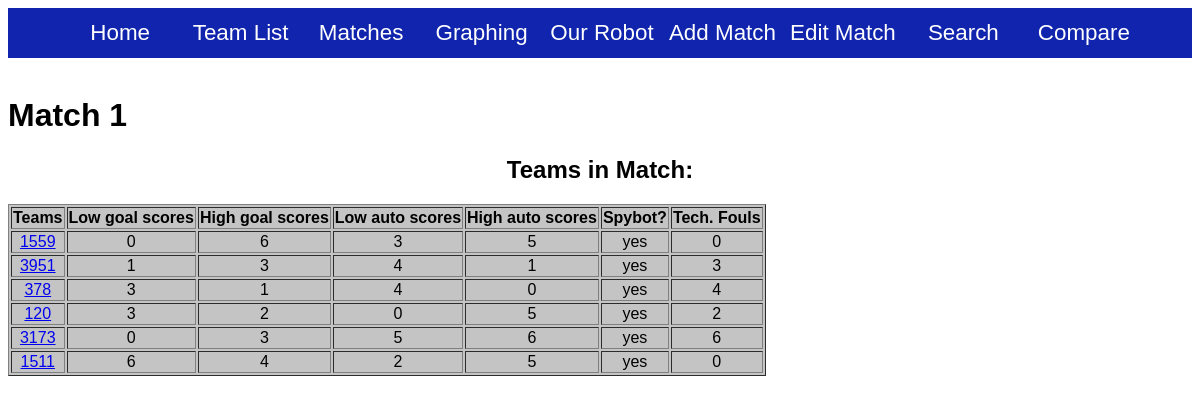
/2016/match_display/1, run on the app's committed database.
### Scouting2016/models.py (models this page shows, shortened)
class ScoreResult(models.Model):
    team = models.ForeignKey(Team)
    match = models.ForeignKey(Match)
    auto_score_low = models.IntegerField()
    auto_score_high = models.IntegerField()
    cheval_de_frise = models.IntegerField()
    ramparts = models.IntegerField()
    sally_port = models.IntegerField()
    low_bar = models.IntegerField()
    rock_wall = models.IntegerField()
    draw_bridge = models.IntegerField()
    moat = models.IntegerField()
    rough_terrain = models.IntegerField()
    portcullis = models.IntegerField(default=0)
    score_tech_foul = models.IntegerField()
    high_score_fail = models.IntegerField()
    high_score_successful = models.IntegerField()
    low_score_successful = models.IntegerField()
    low_score_fail = models.IntegerField()
    notes_text_area = models.CharField(max_length=1000)
    auto_defense = models.CharField(max_length=50, default="")
    auto_spy = models.CharField(max_length=50, default="")
    scale_challenge = models.CharField(max_length=50, default="")
    slow_fast_bridge = models.CharField(max_length=50, default="")
    slow_fast_cheval = models.CharField(max_length=50, default="")
    slow_fast_low_bar = models.CharField(max_length=50, default="")
    slow_fast_moat = models.CharField(max_length=50, default="")
    slow_fast_portcullis = models.CharField(max_length=50, default="")
    slow_fast_ramparts = models.CharField(max_length=50, default="")
    slow_fast_rock_wall = models.CharField(max_length=50, default="")
    slow_fast_rough = models.CharField(max_length=50, default="")
    slow_fast_sally = models.CharField(max_length=50, default="")

class Team(models.Model):
    teamNumber = models.IntegerField()

### Scouting2016/views.py (the view)
# urls.py: url(r'^match_display/(?P<match_number>[0-9]+)$', views.match_display, name='match_display'),
def match_display(request, match_number):
    context = {}
    this_match = Match.objects.get(matchNumber=match_number)
    score_result_list = []
    for sr in this_match.scoreresult_set.all():
        score_result_list.append(sr)
    context['score_result_list'] = score_result_list
    context['match_display'] = match_number
    return render(request, 'Scouting2016/MatchPage.html', context)

### Scouting2016/templates/Scouting2016/MatchPage.html (shortened to what this page needs)
<html>
<head>
{% load staticfiles %}
<link rel="stylesheet" type="text/css" href="{% static 'Scouting2016/style.css' %}" />
</head>
<body>
	{% include "Scouting2016/banner.html" %}
	<h1>Match {{ match_display }}</h1>
	<h2>Teams in Match:</h2>
	<table border="1" class = "sortable">
		<th>Teams</th>
		<th>Low goal scores</th>
		<th>High goal scores</th>
		<th>Low auto scores</th>
		<th>High auto scores</th>
		<th>Spybot?</th>
		<th>Tech. Fouls</th>
		{% for sr in score_result_list %}
		<tr>
			<td><a href="{% url 'Scouting2016:view_team' sr.team.teamNumber %}">{{sr.team.teamNumber}}</a></td>
			<td>{{sr.low_score_successful}}</td>
			<td>{{sr.high_score_successful}}</td>
			<td>{{sr.auto_score_low}}</td>
			<td>{{sr.auto_score_high}}</td>
			<td>{{sr.auto_spy}}</td>
			<td>{{sr.score_tech_foul}}</td>
		</tr>
		{% endfor %}
	</table>
</body>
</html>

### Scouting2016/static/Scouting2016/style.css (style rules this page uses)
body { background-color: #FFFFFF; font-family: 'Century Gothic', CenturyGothic, AppleGothic, sans-serif; }
table { background-color: #C4C4C4; }
h1 { font-family: 'Trebuchet MS', 'Lucida Grande', 'Lucida Sans Unicode', 'Lucida Sans', Tahoma, sans-serif; color: #000000; }
h2 { font-family: 'Trebuchet MS', 'Lucida Grande', 'Lucida Sans Unicode', 'Lucida Sans', Tahoma, sans-serif; color: #000000; }

### Scouting2016/templates/Scouting2016/MatchPage.html (style rules this page uses)
h2 { text-align: center; }
table { text-align: center; }

### data on the page
ScoreResult: team.teamNumber "1559", low_score_successful "0", high_score_successful "6", auto_score_low "3", auto_score_high "5", auto_spy "yes", score_tech_foul "0"
ScoreResult: team.teamNumber "3951", low_score_successful "1", high_score_successful "3", auto_score_low "4", auto_score_high "1", auto_spy "yes", score_tech_foul "3"
ScoreResult: team.teamNumber "378", low_score_successful "3", high_score_successful "1", auto_score_low "4", auto_score_high "0", auto_spy "yes", score_tech_foul "4"
ScoreResult: team.teamNumber "120", low_score_successful "3", high_score_successful "2", auto_score_low "0", auto_score_high "5", auto_spy "yes", score_tech_foul "2"
ScoreResult: team.teamNumber "3173", low_score_successful "0", high_score_successful "3", auto_score_low "5", auto_score_high "6", auto_spy "yes", score_tech_foul "6"
ScoreResult: team.teamNumber "1511", low_score_successful "6", high_score_successful "4", auto_score_low "2", auto_score_high "5", auto_spy "yes", score_tech_foul "0"

### other printed values
{{ match_display }} "1"
